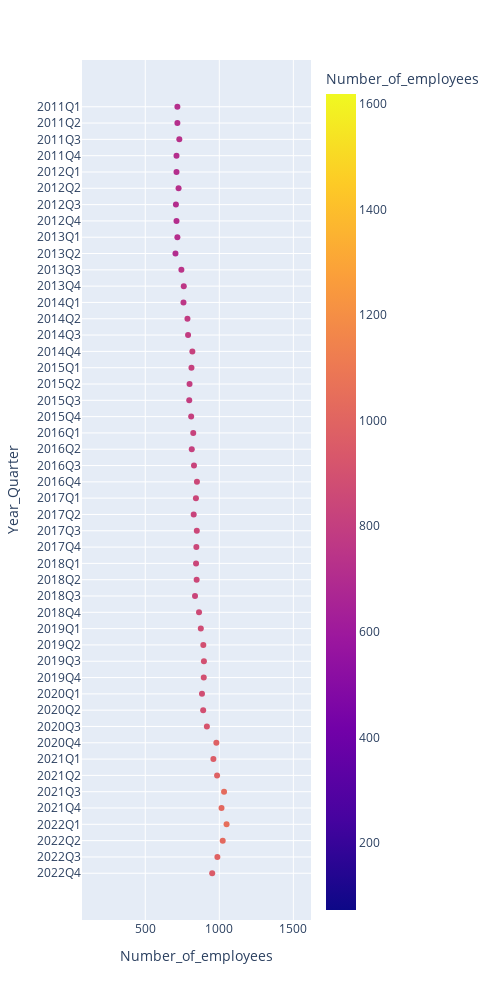

This figure's notebook cell:
### Code cell
import plotly.express as px
# Get min and max values for the scatter plot
xmin, xmax = min(df.Number_of_employees), max(df.Number_of_employees)
ymin, ymax = min(df.Year_Quarter), max(df.Year_Quarter)

# Create scatter plot using Plotly
fig = px.scatter(df,
                x='Number_of_employees',
                y='Year_Quarter',
                animation_group='Year_Quarter', 
                color='Number_of_employees',
                hover_name='Number_of_employees',
                width=500, height=1000,
                log_x=False, size_max=15,
                range_x=[xmin, xmax], range_y=[ymin, ymax])
fig.show()

### Figure 1 — Plotly figure (JSON) as saved in the notebook; plotly's stock layout.template omitted (floating-point values rounded to 4 significant figures; data arrays with more than 128 entries replaced by an {"elided": "..."} marker saying what was removed)
{"data": [{"hovertemplate": "<b>%{hovertext}</b><br><br>Number_of_employees=%{marker.color}<br>Year_Quarter=%{y}<extra></extra>", "hovertext": {"elided": "672 int values"}, "ids": {"elided": "672 str values"}, "legendgroup": "", "marker": {"color": {"elided": "672 int values"}, "coloraxis": "coloraxis", "symbol": "circle"}, "mode": "markers", "name": "", "orientation": "h", "showlegend": false, "type": "scatter", "x": {"elided": "672 int values"}, "xaxis": "x", "y": {"elided": "672 str values"}, "yaxis": "y"}], "layout": {"coloraxis": {"colorbar": {"title": {"text": "Number_of_employees"}}, "colorscale": [[0, "#0d0887"], [0.1111, "#46039f"], [0.2222, "#7201a8"], [0.3333, "#9c179e"], [0.4444, "#bd3786"], [0.5556, "#d8576b"], [0.6667, "#ed7953"], [0.7778, "#fb9f3a"], [0.8889, "#fdca26"], [1, "#f0f921"]]}, "height": 1000, "legend": {"tracegroupgap": 0}, "margin": {"t": 60}, "width": 500, "xaxis": {"anchor": "y", "domain": [0, 1], "range": [73, 1619], "title": {"text": "Number_of_employees"}}, "yaxis": {"anchor": "x", "domain": [0, 1], "range": ["2011Q1", "2022Q4"], "title": {"text": "Year_Quarter"}}}}
